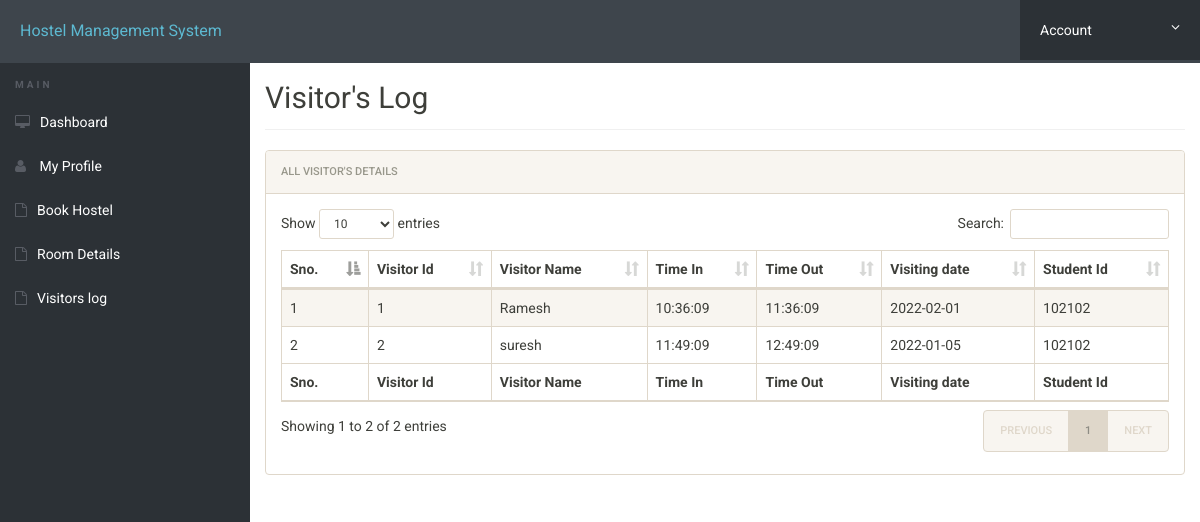
Page /hostel/access-log.php (signed in) on the committed database.
### tables this page shows
CREATE TABLE `visitor_log` (
  `visitor_id` int(11) NOT NULL,
  `visitor_name` varchar(20) NOT NULL,
  `in_time` time DEFAULT NULL,
  `out_time` time DEFAULT NULL,
  `visiting_date` date DEFAULT NULL,
  `student_id` varchar(255) NOT NULL
);

### hostel/access-log.php (the view, shortened to what this page needs)
<?php
include('includes/config.php');
?>
<!doctype html>
<html lang="en" class="no-js">
<head>
	<link rel="stylesheet" href="css/font-awesome.min.css">
	<link rel="stylesheet" href="css/bootstrap.min.css">
	<link rel="stylesheet" href="css/dataTables.bootstrap.min.css">
	<link rel="stylesheet" href="css/bootstrap-social.css">
	<link rel="stylesheet" href="css/bootstrap-select.css">
	<link rel="stylesheet" href="css/fileinput.min.css">
	<link rel="stylesheet" href="css/awesome-bootstrap-checkbox.css">
	<link rel="stylesheet" href="css/style.css">
</head>
<body>
	<?php include('includes/header.php');?>
	<div class="ts-main-content">
			<?php include('includes/sidebar.php');?>
		<div class="content-wrapper">
			<div class="container-fluid">
				<div class="row">
					<div class="col-md-12">
						<h2 class="page-title">Visitor's Log</h2>
						<div class="panel panel-default">
							<div class="panel-heading">All Visitor's Details</div>
							<div class="panel-body">
								<table id="zctb" class="display table table-striped table-bordered table-hover" cellspacing="0" width="100%">
									<thead>
										<tr>
											<th>Sno.</th>
											<th>Visitor Id</th>
											<th>Visitor Name</th>
											<th>Time In</th>
											<th>Time Out</th>
											<th>Visiting date</th>
											<th>Student Id</th>
										</tr>
									</thead>
									<tfoot>
										<tr>
											<th>Sno.</th>
											<th>Visitor Id</th>
											<th>Visitor Name</th>
											<th>Time In</th>
											<th>Time Out</th>
											<th>Visiting date</th>
											<th>Student Id</th>
										</tr>
									</tfoot>
									<tbody>
<?php
$aid=$_SESSION['id'];
$ret="select * from visitor_log where student_id=?";
$stmt= $mysqli->prepare($ret) ;
$stmt->bind_param('s',$aid);
$stmt->execute() ;
$res=$stmt->get_result();
$cnt=1;
while($row=$res->fetch_object())
	  {
	  	?>
<tr><td><?php echo $cnt;;?></td>
<td><?php echo $row->visitor_id;?></td>
<td><?php echo $row->visitor_name;?></td>
<td><?php echo $row->in_time;?></td>
<td><?php echo $row->out_time;?></td>
<td><?php echo $row->visiting_date;?></td>
<td><?php echo $row->student_id;?></td>
										</tr>
									<?php
$cnt=$cnt+1;
									 } ?>
									</tbody>
								</table>
							</div>
						</div>
					</div>
				</div>
			</div>
		</div>
	</div>
</body>
</html>

### hostel/css/style.css (style rules this page uses)
html { font-size: 14px; }
@media only screen and (min-width: 480px) { html { font-size: 17px; } }
@media only screen and (min-width: 768px) { html { font-size: 14px; } }
body { font-size: 1em; }
.panel { overflow: hidden; }
.page-title { padding-bottom: 15px; margin-bottom: 20px; border-bottom: 1px solid #f0f0f0; }
.ts-main-content .content-wrapper { padding-top: 15px; margin-top: 20px; }
@media only screen and (min-width: 992px) { .ts-main-content .content-wrapper { margin-left: 250px; } }

### rows in the picture
visitor_log: visitor_id "1", visitor_name "Ramesh", in_time "10:36:09", out_time "11:36:09", visiting_date "2022-02-01", student "102102"
visitor_log: visitor_id "2", visitor_name "suresh", in_time "11:49:09", out_time "12:49:09", visiting_date "2022-01-05", student "102102"
